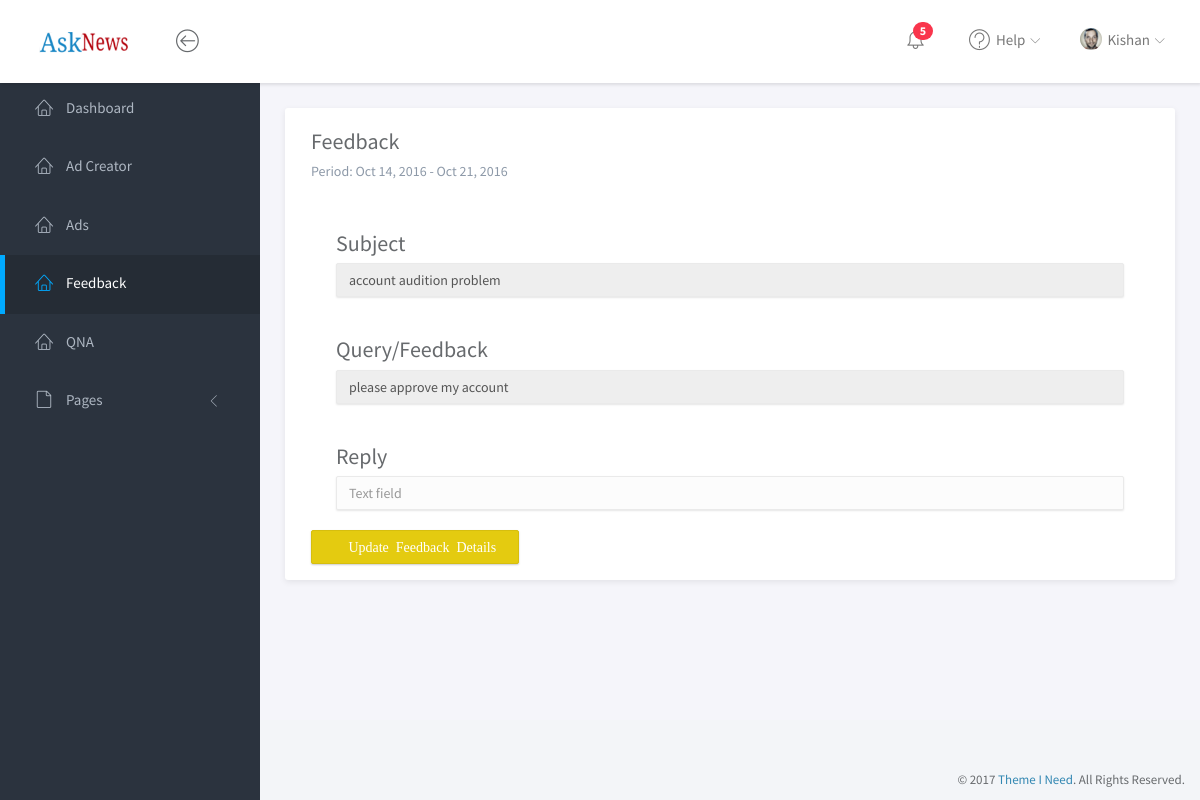
The app's page /Sub_Admin/feedback.php?edit=1 (signed in) with its own data.
### tables this page shows
CREATE TABLE `tbl_module_user` (
  `id` int(5) NOT NULL,
  `user_name` varchar(30) NOT NULL,
  `image` varchar(30) NOT NULL,
  `first_name` varchar(30) NOT NULL,
  `last_name` varchar(30) NOT NULL,
  `email` varchar(50) NOT NULL,
  `password` text NOT NULL,
  `date` timestamp NOT NULL DEFAULT CURRENT_TIMESTAMP ON UPDATE CURRENT_TIMESTAMP,
  `status` tinyint(1) NOT NULL DEFAULT '1',
  `role` tinyint(1) NOT NULL DEFAULT '1'
);

CREATE TABLE `tbl_feedback` (
  `id` int(10) NOT NULL,
  `user_id` int(7) NOT NULL,
  `subject` varchar(100) NOT NULL,
  `message` varchar(300) NOT NULL,
  `role` int(1) NOT NULL,
  `c_date` timestamp NOT NULL DEFAULT CURRENT_TIMESTAMP,
  `file` varchar(50) NOT NULL
);

### Sub_Admin/engine/engine.php (called while the page is built, shortened)
<?php
  $sql="SELECT * FROM `tbl_module_user` WHERE `user_name`='$ses' ";
  $qry=mysqli_query($con,$sql);
  $data=mysqli_fetch_array($qry);
if(isset($_GET['edit'])){
	$id1=$_GET['edit'];
	$sql="SELECT * FROM tbl_$type WHERE id='$id1'";
	$query=mysqli_query($con,$sql);
  $editData=mysqli_fetch_assoc($query);
  }
?>

### Sub_Admin/Manager/feedback/form.php (the view, shortened to what this page needs)
<form method="post" action="<?php echo $_SERVER['PHP_SELF'];?>">
<div class="panel-heading">
	<h3 class="panel-title">Subject</h3>
	<input type="text" class="form-control" id="title" name="not" placeholder="Text field" value="<?php echo isset($editData)?$editData['subject']:"";?>" disabled>
</div>
<div class="panel-heading">
	<h3 class="panel-title">Query/Feedback</h3>
	<input type="text" class="form-control" id="title" name="not" placeholder="Text field" value="<?php echo isset($editData)?$editData['message']:"";?>" disabled>
</div>
<div class="panel-heading">
	<h3 class="panel-title">Reply</h3>
	<input type="text" class="form-control" id="title" name="reply" placeholder="Text field" value="<?php echo isset($editData)?$editData['reply']:"";?>" required>
</div>
<?php
    if(isset($editData)){
	?>
	<button type="submit" class="btn btn-warning" name="u_<?php echo $type;?>"><i class="fa fa-plus-square"> Update &nbsp;<?php echo ucfirst($type);?> &nbsp;Details</i></button>
      <?php
	}else{
	  ?>
<button type="submit" class="btn btn-success" name="c_<?php echo $type;?>"><i class="fa fa-plus-square"> Create <?php echo ucfirst($type);?></i></button>
<?php
	}
	  ?>
</form>

### Sub_Admin/Includes/header.php (shortened to what this page needs)
<?php
include "../Super_Admin/includes/dbconfig.php";
$ses="";
	if(isset($_SESSION['newAdSub-AdminLogin'])||isset($_SESSION['newNewsSub-AdminLogin'])){
	if(isset($_SESSION['newAdSub-AdminLogin'])){
		$ses=$_SESSION['newAdSub-AdminLogin'];
	}else{
		$ses=$_SESSION['newNewsSub-AdminLogin'];
	}
    }
    else{
        header ("location: login.php");
    }
	include "engine/engine.php";
?>
<!doctype html>
<html lang="en">
<head>
	<link rel="stylesheet" href="assets/vendor/bootstrap/css/bootstrap.min.css">
	<link rel="stylesheet" href="assets/vendor/font-awesome/css/font-awesome.min.css">
	<link rel="stylesheet" href="assets/vendor/linearicons/style.css">
	<link rel="stylesheet" href="assets/vendor/toastr/toastr.min.css">
	<link rel="stylesheet" href="assets/css/main.css">
	<link rel="stylesheet" href="assets/css/demo.css">
</head>
<body>
	<div id="wrapper">
		<nav class="navbar navbar-default navbar-fixed-top">
			<div class="brand" >
				<a href="index.html"><img src="assets/img/logo-dark.png" style="height:21px;width:90px;"  ></a>
			</div>
			<div class="container-fluid">
				<div class="navbar-btn">
					<button type="button" class="btn-toggle-fullwidth"><i class="lnr lnr-arrow-left-circle"></i></button>
				</div>
				<div id="navbar-menu">
					<ul class="nav navbar-nav navbar-right">
						<li class="dropdown">
							<a href="#" class="dropdown-toggle icon-menu" data-toggle="dropdown">
								<i class="lnr lnr-alarm"></i>
								<span class="badge bg-danger">5</span>
							</a>
						</li>
						<li class="dropdown">
							<a href="#" class="dropdown-toggle" data-toggle="dropdown"><i class="lnr lnr-question-circle"></i> <span>Help</span> <i class="icon-submenu lnr lnr-chevron-down"></i></a>
						</li>
						<li class="dropdown">
							<a href="#" class="dropdown-toggle" data-toggle="dropdown"><img src="assets/img/user.png" class="img-circle" alt="Avatar"> <span><?php echo $data['user_name'];?></span> <i class="icon-submenu lnr lnr-chevron-down"></i></a>
						</li>
					</ul>
				</div>
			</div>
		</nav>
		<div id="sidebar-nav" class="sidebar">
			<div class="sidebar-scroll">
				<nav>
					<ul class="nav">
					<li><a href="index.php" <?php echo $type == "index"?'class="active"':'';?>><i class="lnr lnr-home"></i> <span>Dashboard</span></a></li>
					<?php
					if($_SESSION['role']==0){
					?>
					<li><a href="content_creator.php" <?php echo $type == "content_creator"?'class="active"':'';?>><i class="lnr lnr-home"></i> <span>Content Creator</span></a></li>
					<li><a href="news.php" <?php echo $type == "news"?'class="active"':'';?>><i class="lnr lnr-home"></i> <span> News</span></a></li>
					<?php
					}else{
					?>
					<li><a href="ad_creator.php" <?php echo $type == "ad_creator"?'class="active"':'';?>><i class="lnr lnr-home"></i> <span>Ad Creator</span></a></li>
					<li><a href="ads.php" <?php echo $type == "ads"?'class="active"':'';?>><i class="lnr lnr-home"></i> <span>Ads</span></a></li>
					<li><a href="feedback.php" <?php echo $type == "feedback"?'class="active"':'';?>><i class="lnr lnr-home"></i> <span>Feedback</span></a></li>
					<li><a href="qna.php" <?php echo $type == "qna"?'class="active"':'';?>><i class="lnr lnr-home"></i> <span>QNA</span></a></li>
					<?php
					}
					?>
                        <li>
							<a href="#subPages" data-toggle="collapse" class="collapsed"><i class="lnr lnr-file-empty"></i> <span>Pages</span> <i class="icon-submenu lnr lnr-chevron-left"></i></a>
						</li>
					</ul>
				</nav>
			</div>
		</div>

### records on screen
tbl_module_user: user_name "Kishan"
tbl_feedback: not "account audition problem", not "please approve my account"

### other values on screen
$type "Feedback"
